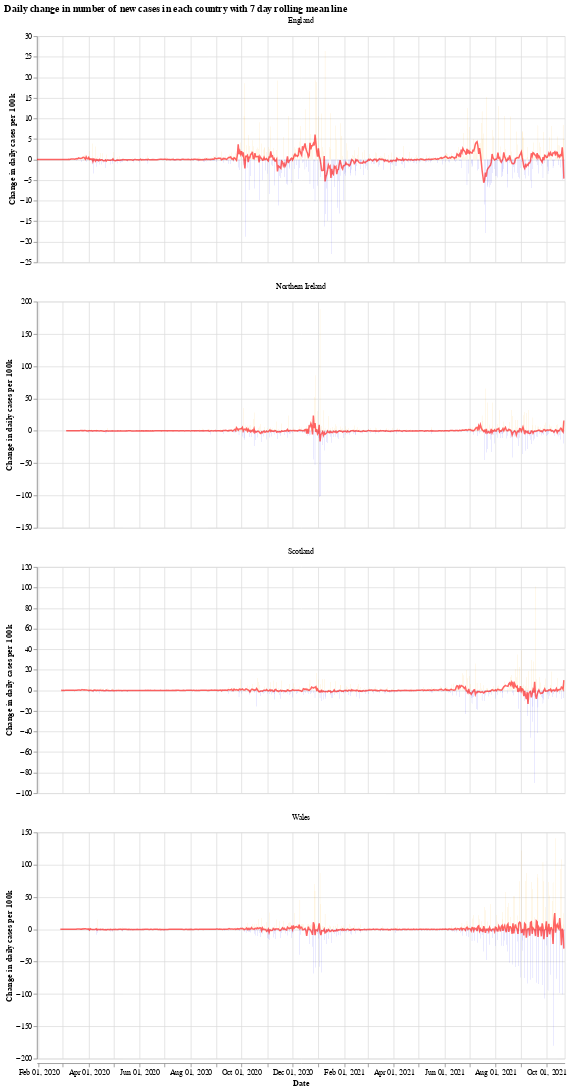

This figure's notebook cell:
### Markdown cell above
We will use the Python library `Altair` for visualising the data, see the [altair docs](https://altair-viz.github.io/) for more information.

First we have a graph which shows the daily change in the number of new cases for each country. This number jumps up and down all over the place, which is likely due to delay in reporting of new cases over the weekend. Another interesting thing is that it looks like the daily cases in Wales experienced a much shorter period of calm over the summer (calm in the sense of daily cases not jumping up and down).

The orange bars are days when the number of new cases (per 100k population) was more than the previous day, while the blue are days when the number of new cases dropped. The red line is the 7 day moving average. 

When the moving average line is below 0, it means that there is a consistent drop in new cases. We can see this clearly happening around the times that lockdowns were introduced (though, to varying degrees). I will update the graphs soon with a marker of when each lockdown started.

### Code cell
# collapse
import altair as alt

bars = alt.Chart(uk_cases).mark_bar().encode(
    x=alt.X("yearmonthdate(date):T", axis=alt.Axis(title='Date')),
    y=alt.Y("casesChangeRate:Q", axis=alt.Axis(title='Change in daily cases per 100k')),
    tooltip='casesChange',
    color=alt.condition(
        alt.datum.casesChangeRate > 0,
        alt.value("orange"),  # The positive color
        alt.value("blue")  # The negative color
    )
).properties(title='Daily change in number of new cases with 7 day rolling mean',width=700).interactive()

line = alt.Chart(uk_cases).mark_line(
    color='red',
    size=2,
    opacity=0.6
).transform_window(
    rolling_mean='mean(casesChangeRate)',
    frame=[0, 7],
    groupby=['areaName']
).encode(
    x='yearmonthdate(date):T',
    y='rolling_mean:Q'
)

alt.layer(bars, line, data=uk_cases).facet(alt.Column(
    'areaName', title=''), columns=1).resolve_scale(y='independent').properties(title='Daily change in number of new cases in each country with 7 day rolling mean line')

### Figure 1 — Vega-Lite specification as saved in the notebook (floating-point values rounded to 4 significant figures; data arrays with more than 128 entries replaced by an {"elided": "..."} marker saying what was removed)
{"config": {"view": {"continuousWidth": 400, "continuousHeight": 300}}, "data": {"name": "data-f6543a3ffe96d1a5d5e0a43ee28963c1"}, "facet": {"type": "nominal", "field": "areaName", "title": ""}, "spec": {"layer": [{"mark": "bar", "encoding": {"color": {"condition": {"value": "orange", "test": "(datum.casesChangeRate > 0)"}, "value": "blue"}, "tooltip": {"type": "quantitative", "field": "casesChange"}, "x": {"type": "temporal", "axis": {"title": "Date"}, "field": "date", "timeUnit": "yearmonthdate"}, "y": {"type": "quantitative", "axis": {"title": "Change in daily cases per 100k"}, "field": "casesChangeRate"}}, "selection": {"selector001": {"type": "interval", "bind": "scales", "encodings": ["x", "y"]}}, "title": "Daily change in number of new cases with 7 day rolling mean", "width": 700}, {"mark": {"type": "line", "color": "red", "opacity": 0.6, "size": 2}, "encoding": {"x": {"type": "temporal", "field": "date", "timeUnit": "yearmonthdate"}, "y": {"type": "quantitative", "field": "rolling_mean"}}, "transform": [{"window": [{"op": "mean", "field": "casesChangeRate", "as": "rolling_mean"}], "frame": [0, 7], "groupby": ["areaName"]}]}]}, "columns": 1, "resolve": {"scale": {"y": "independent"}}, "title": "Daily change in number of new cases in each country with 7 day rolling mean line", "$schema": "https://vega.github.io/schema/vega-lite/v4.8.1.json", "datasets": {"data-f6543a3ffe96d1a5d5e0a43ee28963c1": {"elided": "2436 records"}}}
